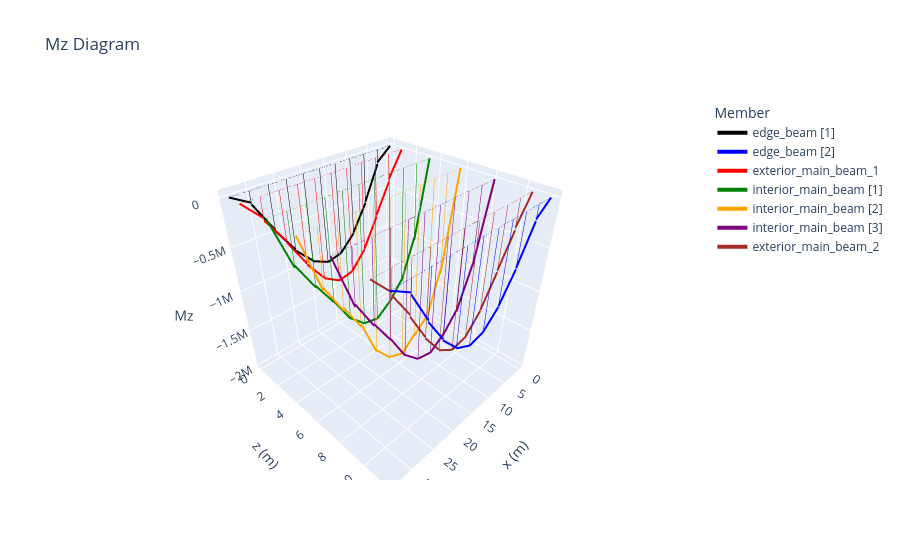

This figure's notebook cell:
### Code cell
# Plot BMD for longitudinal members only
og.plot_bmd(model, static_results, member=og.Members.LONGITUDINAL,
            loadcase="M1600 L1", backend="plotly", figsize=(14, 8));
